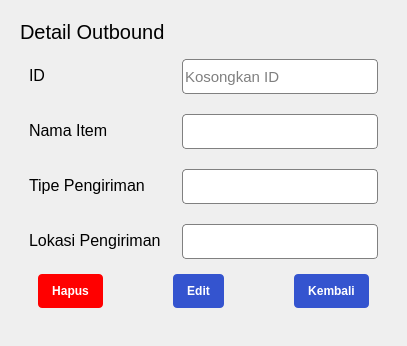
                    <widget class="QWidget" name="outboundSecondPage">
                     <property name="sizePolicy">
                      <sizepolicy hsizetype="Expanding" vsizetype="Expanding">
                       <horstretch>0</horstretch>
                       <verstretch>0</verstretch>
                      </sizepolicy>
                     </property>
                     <property name="styleSheet">
                      <string notr="true">#fieldOutbound_0,
#fieldOutbound_1,
#fieldOutbound_2,
#fieldOutbound_3,
#fieldOutbound_5 {
	border: 1px solid #808080;
	border-radius: 4px;
}

#outboundBackBtn, #outboundEditBtn{
	border-radius: 4px;
	background-color: #3454cf;
	padding: 10px 14px;
	color: #fff;
}

#outboundDeleteBtn{
	border-radius: 4px;
	background-color: red;
	padding: 10px 14px;
	color: #fff;
}</string>
                     </property>
                     <layout class="QVBoxLayout" name="verticalLayout_30">
                      <item>
                       <widget class="QWidget" name="outboundSecondContent" native="true">
                        <property name="sizePolicy">
                         <sizepolicy hsizetype="Expanding" vsizetype="Expanding">
                          <horstretch>0</horstretch>
                          <verstretch>0</verstretch>
                         </sizepolicy>
                        </property>
                        <property name="styleSheet">
                         <string notr="true"/>
                        </property>
                        <layout class="QVBoxLayout" name="verticalLayout_31">
                         <item>
                          <widget class="QLabel" name="detailOutbound">
                           <property name="sizePolicy">
                            <sizepolicy hsizetype="Preferred" vsizetype="Preferred">
                             <horstretch>0</horstretch>
                             <verstretch>0</verstretch>
                            </sizepolicy>
                           </property>
                           <property name="maximumSize">
                            <size>
                             <width>16777215</width>
                             <height>40</height>
                            </size>
                           </property>
                           <property name="font">
                            <font>
                             <pointsize>15</pointsize>
                            </font>
                           </property>
                           <property name="text">
                            <string>Detail Outbound</string>
                           </property>
                          </widget>
                         </item>
                         <item>
                          <widget class="QWidget" name="outboundForm" native="true">
                           <property name="sizePolicy">
                            <sizepolicy hsizetype="Expanding" vsizetype="Expanding">
                             <horstretch>0</horstretch>
                             <verstretch>0</verstretch>
                            </sizepolicy>
                           </property>
                           <property name="styleSheet">
                            <string notr="true"/>
                           </property>
                           <layout class="QVBoxLayout" name="verticalLayout_32">
                            <item>
                             <layout class="QFormLayout" name="formLayout_4">
                              <property name="horizontalSpacing">
                               <number>21</number>
                              </property>
                              <property name="verticalSpacing">
                               <number>20</number>
                              </property>
                              <item row="0" column="0">
                               <widget class="QLabel" name="label_11">
                                <property name="maximumSize">
                                 <size>
                                  <width>200</width>
                                  <height>16777215</height>
                                 </size>
                                </property>
                                <property name="font">
                                 <font>
                                  <pointsize>12</pointsize>
                                 </font>
                                </property>
                                <property name="text">
                                 <string>ID</string>
                                </property>
                               </widget>
                              </item>
                              <item row="0" column="1">
                               <widget class="QLineEdit" name="fieldOutbound_0">
                                <property name="sizePolicy">
                                 <sizepolicy hsizetype="Preferred" vsizetype="Preferred">
                                  <horstretch>0</horstretch>
                                  <verstretch>0</verstretch>
                                 </sizepolicy>
                                </property>
                                <property name="minimumSize">
                                 <size>
                                  <width>0</width>
                                  <height>35</height>
                                 </size>
                                </property>
                                <property name="maximumSize">
                                 <size>
                                  <width>200</width>
                                  <height>200</height>
                                 </size>
                                </property>
                                <property name="font">
                                 <font>
                                  <pointsize>11</pointsize>
                                 </font>
                                </property>
                                <property name="text">
                                 <string/>
                                </property>
                                <property name="readOnly">
                                 <bool>true</bool>
                                </property>
                                <property name="placeholderText">
                                 <string>Kosongkan ID</string>
                                </property>
                               </widget>
                              </item>
                              <item row="1" column="0">
                               <widget class="QLabel" name="label_13">
                                <property name="maximumSize">
                                 <size>
                                  <width>200</width>
                                  <height>16777215</height>
                                 </size>
                                </property>
                                <property name="font">
                                 <font>
                                  <pointsize>12</pointsize>
                                 </font>
                                </property>
                                <property name="text">
                                 <string>Nama Item</string>
                                </property>
                               </widget>
                              </item>
                              <item row="1" column="1">
                               <widget class="QLineEdit" name="fieldOutbound_1">
                                <property name="sizePolicy">
                                 <sizepolicy hsizetype="Preferred" vsizetype="Preferred">
                                  <horstretch>0</horstretch>
                                  <verstretch>0</verstretch>
                                 </sizepolicy>
                                </property>
                                <property name="minimumSize">
                                 <size>
                                  <width>0</width>
                                  <height>35</height>
                                 </size>
                                </property>
                                <property name="maximumSize">
                                 <size>
                                  <width>200</width>
                                  <height>200</height>
                                 </size>
                                </property>
                                <property name="font">
                                 <font>
                                  <pointsize>11</pointsize>
                                 </font>
                                </property>
                                <property name="text">
                                 <string/>
                                </property>
                                <property name="readOnly">
                                 <bool>true</bool>
                                </property>
                               </widget>
                              </item>
                              <item row="2" column="0">
                               <widget class="QLabel" name="label_14">
                                <property name="font">
                                 <font>
                                  <pointsize>12</pointsize>
                                 </font>
                                </property>
                                <property name="text">
                                 <string>Tipe Pengiriman</string>
                                </property>
                               </widget>
                              </item>
                              <item row="2" column="1">
                               <widget class="QLineEdit" name="fieldOutbound_2">
                                <property name="sizePolicy">
                                 <sizepolicy hsizetype="Preferred" vsizetype="Preferred">
                                  <horstretch>0</horstretch>
                                  <verstretch>0</verstretch>
                                 </sizepolicy>
                                </property>
                                <property name="minimumSize">
                                 <size>
                                  <width>0</width>
                                  <height>35</height>
                                 </size>
                                </property>
                                <property name="maximumSize">
                                 <size>
                                  <width>200</width>
                                  <height>200</height>
                                 </size>
                                </property>
                                <property name="font">
                                 <font>
                                  <pointsize>11</pointsize>
                                 </font>
                                </property>
                               </widget>
                              </item>
                              <item row="3" column="0">
                               <widget class="QLabel" name="label_15">
                                <property name="font">
                                 <font>
                                  <pointsize>12</pointsize>
                                 </font>
                                </property>
                                <property name="text">
                                 <string>Lokasi Pengiriman</string>
                                </property>
                               </widget>
                              </item>
                              <item row="3" column="1">
                               <widget class="QLineEdit" name="fieldOutbound_3">
                                <property name="sizePolicy">
                                 <sizepolicy hsizetype="Preferred" vsizetype="Preferred">
                                  <horstretch>0</horstretch>
                                  <verstretch>0</verstretch>
                                 </sizepolicy>
                                </property>
                                <property name="minimumSize">
                                 <size>
                                  <width>0</width>
                                  <height>35</height>
                                 </size>
                                </property>
                                <property name="maximumSize">
                                 <size>
                                  <width>200</width>
                                  <height>200</height>
                                 </size>
                                </property>
                                <property name="font">
                                 <font>
                                  <pointsize>11</pointsize>
                                 </font>
                                </property>
                               </widget>
                              </item>
                             </layout>
                            </item>
                            <item alignment="Qt::AlignRight">
                             <widget class="QWidget" name="btnForm_4" native="true">
                              <property name="sizePolicy">
                               <sizepolicy hsizetype="Preferred" vsizetype="Maximum">
                                <horstretch>0</horstretch>
                                <verstretch>0</verstretch>
                               </sizepolicy>
                              </property>
                              <layout class="QHBoxLayout" name="horizontalLayout_12">
                               <property name="spacing">
                                <number>70</number>
                               </property>
                               <item>
                                <widget class="QPushButton" name="outboundDeleteBtn">
                                 <property name="font">
                                  <font>
                                   <pointsize>9</pointsize>
                                   <weight>75</weight>
                                   <bold>true</bold>
                                  </font>
                                 </property>
                                 <property name="cursor">
                                  <cursorShape>PointingHandCursor</cursorShape>
                                 </property>
                                 <property name="text">
                                  <string>Hapus</string>
                                 </property>
                                </widget>
                               </item>
                               <item>
                                <widget class="QPushButton" name="outboundEditBtn">
                                 <property name="font">
                                  <font>
                                   <pointsize>9</pointsize>
                                   <weight>75</weight>
                                   <bold>true</bold>
                                  </font>
                                 </property>
                                 <property name="cursor">
                                  <cursorShape>PointingHandCursor</cursorShape>
                                 </property>
                                 <property name="text">
                                  <string>Edit</string>
                                 </property>
                                </widget>
                               </item>
                               <item>
                                <widget class="QPushButton" name="outboundBackBtn">
                                 <property name="font">
                                  <font>
                                   <pointsize>9</pointsize>
                                   <weight>75</weight>
                                   <bold>true</bold>
                                  </font>
                                 </property>
                                 <property name="cursor">
                                  <cursorShape>PointingHandCursor</cursorShape>
                                 </property>
                                 <property name="text">
                                  <string>Kembali</string>
                                 </property>
                                </widget>
                               </item>
                              </layout>
                             </widget>
                            </item>
                           </layout>
                          </widget>
                         </item>
                        </layout>
                       </widget>
                      </item>
                     </layout>
                    </widget>
